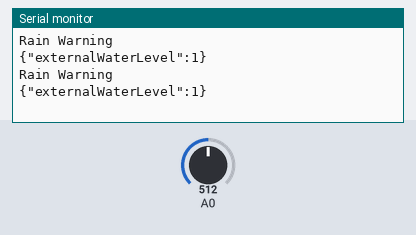
A sketch run on a simulated Arduino Uno, built with avr-gcc and run on an emulated ATmega328P. Shown: the last lines printed to the serial monitor. Inputs (shaded band) come from the test bench; at power-on: A0 = 512.

Above: at 1.8 s.
1.9 s: A0 set to 716
At 2.8 s:
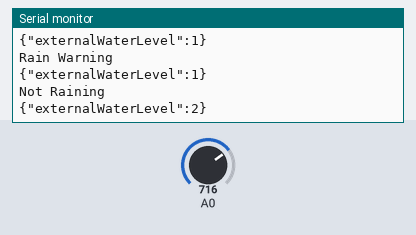
4.5 s: A0 set to 306
At 5.6 s:
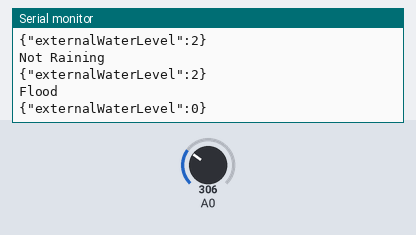
Timing chart, 0 to 7.5 s (numbered marks = the images above; inputs shaded):
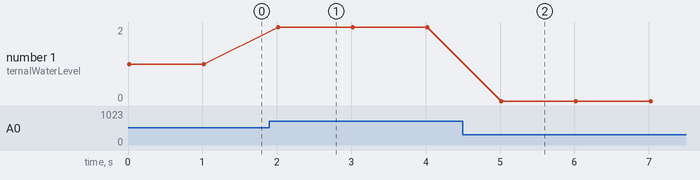

Measured:
- after the input at 1.9 s, the serial monitor: prints a new line after 0.11 s (image 1)
- after the input at 4.5 s, the serial monitor: prints a new line after 0.51 s (image 2)
- plotted number 1: 1 → 2 after the input at 1.9 s, 2 → 0 after the input at 4.5 s

The sketch:

raindropSensor.ino
```cpp
#include<ArduinoJson.h>

const int sensorMin = 0;     // sensor minimum
const int sensorMax = 1024;  // sensor maximum

void setup() {
  // initialize serial communication @ 9600 baud:
  Serial.begin(9600);
}

int getExternalWaterLevel()
{
  int sensorReading = analogRead(A0);
  int range = map(sensorReading, sensorMin, sensorMax, 0, 3); //0 is overflow; 1 is wet; 2 is dry
  Serial.println();
  // range value:
  switch (range) {
    case 0:    // Sensor getting wet
      Serial.println("Flood");
      break;
    case 1:    // Sensor getting wet
      Serial.println("Rain Warning");
      break;
    case 2:
      Serial.println("Not Raining");
      break;
  }
    return range;
}

void loop() {
  StaticJsonBuffer<200> jsonBuffer;
  JsonObject& externalWaterLevelData = jsonBuffer.createObject();
  externalWaterLevelData["externalWaterLevel"] = getExternalWaterLevel();
  Serial.println();
  externalWaterLevelData.printTo(Serial);
  Serial.println();
  delay(1000);  // delay between reads
}
```
